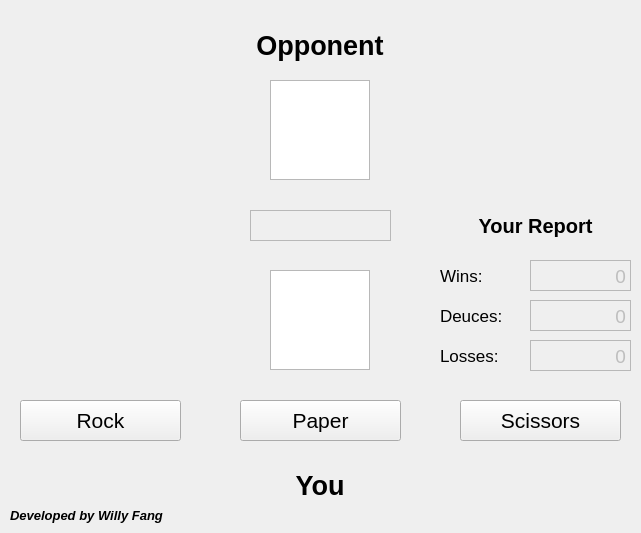
<?xml version="1.0" encoding="UTF-8"?>
<ui version="4.0">
 <class>Rock_Paper_Scissors</class>
 <widget class="QWidget" name="Rock_Paper_Scissors">
  <property name="geometry">
   <rect>
    <x>0</x>
    <y>0</y>
    <width>641</width>
    <height>533</height>
   </rect>
  </property>
  <property name="windowTitle">
   <string>Rock_Paper_Scissors</string>
  </property>
  <property name="layoutDirection">
   <enum>Qt::LeftToRight</enum>
  </property>
  <widget class="QPushButton" name="Rock_Button">
   <property name="enabled">
    <bool>true</bool>
   </property>
   <property name="geometry">
    <rect>
     <x>20</x>
     <y>400</y>
     <width>161</width>
     <height>41</height>
    </rect>
   </property>
   <property name="font">
    <font>
     <family>Arial</family>
     <pointsize>16</pointsize>
     <weight>50</weight>
     <bold>false</bold>
    </font>
   </property>
   <property name="text">
    <string>Rock</string>
   </property>
  </widget>
  <widget class="QLabel" name="Developer_Willy">
   <property name="geometry">
    <rect>
     <x>10</x>
     <y>500</y>
     <width>411</width>
     <height>31</height>
    </rect>
   </property>
   <property name="font">
    <font>
     <family>Arial</family>
     <pointsize>10</pointsize>
     <weight>75</weight>
     <italic>true</italic>
     <bold>true</bold>
    </font>
   </property>
   <property name="text">
    <string>Developed by Willy Fang</string>
   </property>
   <property name="alignment">
    <set>Qt::AlignJustify|Qt::AlignVCenter</set>
   </property>
  </widget>
  <widget class="QLabel" name="Opponent_Text">
   <property name="geometry">
    <rect>
     <x>220</x>
     <y>20</y>
     <width>200</width>
     <height>51</height>
    </rect>
   </property>
   <property name="font">
    <font>
     <family>Arial</family>
     <pointsize>20</pointsize>
     <weight>75</weight>
     <bold>true</bold>
    </font>
   </property>
   <property name="layoutDirection">
    <enum>Qt::LeftToRight</enum>
   </property>
   <property name="text">
    <string>Opponent</string>
   </property>
   <property name="alignment">
    <set>Qt::AlignCenter</set>
   </property>
  </widget>
  <widget class="QGraphicsView" name="You_Image">
   <property name="geometry">
    <rect>
     <x>270</x>
     <y>270</y>
     <width>100</width>
     <height>100</height>
    </rect>
   </property>
   <property name="sizePolicy">
    <sizepolicy hsizetype="Fixed" vsizetype="Fixed">
     <horstretch>0</horstretch>
     <verstretch>0</verstretch>
    </sizepolicy>
   </property>
   <property name="verticalScrollBarPolicy">
    <enum>Qt::ScrollBarAlwaysOff</enum>
   </property>
   <property name="horizontalScrollBarPolicy">
    <enum>Qt::ScrollBarAlwaysOff</enum>
   </property>
  </widget>
  <widget class="QLabel" name="You_Text">
   <property name="geometry">
    <rect>
     <x>220</x>
     <y>460</y>
     <width>200</width>
     <height>51</height>
    </rect>
   </property>
   <property name="font">
    <font>
     <family>Arial</family>
     <pointsize>20</pointsize>
     <weight>75</weight>
     <bold>true</bold>
    </font>
   </property>
   <property name="layoutDirection">
    <enum>Qt::LeftToRight</enum>
   </property>
   <property name="text">
    <string>You</string>
   </property>
   <property name="alignment">
    <set>Qt::AlignCenter</set>
   </property>
  </widget>
  <widget class="QTextEdit" name="Win_Count">
   <property name="enabled">
    <bool>false</bool>
   </property>
   <property name="geometry">
    <rect>
     <x>530</x>
     <y>260</y>
     <width>101</width>
     <height>31</height>
    </rect>
   </property>
   <property name="font">
    <font>
     <family>Arial</family>
     <pointsize>14</pointsize>
     <weight>50</weight>
     <bold>false</bold>
    </font>
   </property>
   <property name="verticalScrollBarPolicy">
    <enum>Qt::ScrollBarAlwaysOff</enum>
   </property>
   <property name="horizontalScrollBarPolicy">
    <enum>Qt::ScrollBarAlwaysOff</enum>
   </property>
   <property name="html">
    <string>&lt;!DOCTYPE HTML PUBLIC &quot;-//W3C//DTD HTML 4.0//EN&quot; &quot;http://www.w3.org/TR/REC-html40/strict.dtd&quot;&gt;
&lt;html&gt;&lt;head&gt;&lt;meta name=&quot;qrichtext&quot; content=&quot;1&quot; /&gt;&lt;style type=&quot;text/css&quot;&gt;
p, li { white-space: pre-wrap; }
&lt;/style&gt;&lt;/head&gt;&lt;body style=&quot; font-family:'Arial'; font-size:14pt; font-weight:400; font-style:normal;&quot;&gt;
&lt;p align=&quot;right&quot; style=&quot; margin-top:0px; margin-bottom:0px; margin-left:0px; margin-right:0px; -qt-block-indent:0; text-indent:0px;&quot;&gt;0&lt;/p&gt;&lt;/body&gt;&lt;/html&gt;</string>
   </property>
  </widget>
  <widget class="QGraphicsView" name="Opponent_Image">
   <property name="geometry">
    <rect>
     <x>270</x>
     <y>80</y>
     <width>100</width>
     <height>100</height>
    </rect>
   </property>
   <property name="sizePolicy">
    <sizepolicy hsizetype="Fixed" vsizetype="Fixed">
     <horstretch>0</horstretch>
     <verstretch>0</verstretch>
    </sizepolicy>
   </property>
   <property name="verticalScrollBarPolicy">
    <enum>Qt::ScrollBarAlwaysOff</enum>
   </property>
   <property name="horizontalScrollBarPolicy">
    <enum>Qt::ScrollBarAlwaysOff</enum>
   </property>
  </widget>
  <widget class="QPushButton" name="Paper_Button">
   <property name="enabled">
    <bool>true</bool>
   </property>
   <property name="geometry">
    <rect>
     <x>240</x>
     <y>400</y>
     <width>161</width>
     <height>41</height>
    </rect>
   </property>
   <property name="font">
    <font>
     <family>Arial</family>
     <pointsize>16</pointsize>
     <weight>50</weight>
     <bold>false</bold>
    </font>
   </property>
   <property name="text">
    <string>Paper</string>
   </property>
  </widget>
  <widget class="QPushButton" name="Scissors_Button">
   <property name="enabled">
    <bool>true</bool>
   </property>
   <property name="geometry">
    <rect>
     <x>460</x>
     <y>400</y>
     <width>161</width>
     <height>41</height>
    </rect>
   </property>
   <property name="font">
    <font>
     <family>Arial</family>
     <pointsize>16</pointsize>
     <weight>50</weight>
     <bold>false</bold>
    </font>
   </property>
   <property name="text">
    <string>Scissors</string>
   </property>
  </widget>
  <widget class="QTextEdit" name="Deuce_Count">
   <property name="enabled">
    <bool>false</bool>
   </property>
   <property name="geometry">
    <rect>
     <x>530</x>
     <y>300</y>
     <width>101</width>
     <height>31</height>
    </rect>
   </property>
   <property name="font">
    <font>
     <family>Arial</family>
     <pointsize>14</pointsize>
     <weight>50</weight>
     <bold>false</bold>
    </font>
   </property>
   <property name="verticalScrollBarPolicy">
    <enum>Qt::ScrollBarAlwaysOff</enum>
   </property>
   <property name="horizontalScrollBarPolicy">
    <enum>Qt::ScrollBarAlwaysOff</enum>
   </property>
   <property name="html">
    <string>&lt;!DOCTYPE HTML PUBLIC &quot;-//W3C//DTD HTML 4.0//EN&quot; &quot;http://www.w3.org/TR/REC-html40/strict.dtd&quot;&gt;
&lt;html&gt;&lt;head&gt;&lt;meta name=&quot;qrichtext&quot; content=&quot;1&quot; /&gt;&lt;style type=&quot;text/css&quot;&gt;
p, li { white-space: pre-wrap; }
&lt;/style&gt;&lt;/head&gt;&lt;body style=&quot; font-family:'Arial'; font-size:14pt; font-weight:400; font-style:normal;&quot;&gt;
&lt;p align=&quot;right&quot; style=&quot; margin-top:0px; margin-bottom:0px; margin-left:0px; margin-right:0px; -qt-block-indent:0; text-indent:0px;&quot;&gt;0&lt;/p&gt;&lt;/body&gt;&lt;/html&gt;</string>
   </property>
  </widget>
  <widget class="QTextEdit" name="Loss_Count">
   <property name="enabled">
    <bool>false</bool>
   </property>
   <property name="geometry">
    <rect>
     <x>530</x>
     <y>340</y>
     <width>101</width>
     <height>31</height>
    </rect>
   </property>
   <property name="font">
    <font>
     <family>Arial</family>
     <pointsize>14</pointsize>
     <weight>50</weight>
     <bold>false</bold>
    </font>
   </property>
   <property name="verticalScrollBarPolicy">
    <enum>Qt::ScrollBarAlwaysOff</enum>
   </property>
   <property name="horizontalScrollBarPolicy">
    <enum>Qt::ScrollBarAlwaysOff</enum>
   </property>
   <property name="html">
    <string>&lt;!DOCTYPE HTML PUBLIC &quot;-//W3C//DTD HTML 4.0//EN&quot; &quot;http://www.w3.org/TR/REC-html40/strict.dtd&quot;&gt;
&lt;html&gt;&lt;head&gt;&lt;meta name=&quot;qrichtext&quot; content=&quot;1&quot; /&gt;&lt;style type=&quot;text/css&quot;&gt;
p, li { white-space: pre-wrap; }
&lt;/style&gt;&lt;/head&gt;&lt;body style=&quot; font-family:'Arial'; font-size:14pt; font-weight:400; font-style:normal;&quot;&gt;
&lt;p align=&quot;right&quot; style=&quot; margin-top:0px; margin-bottom:0px; margin-left:0px; margin-right:0px; -qt-block-indent:0; text-indent:0px;&quot;&gt;0&lt;/p&gt;&lt;/body&gt;&lt;/html&gt;</string>
   </property>
  </widget>
  <widget class="QLabel" name="Win_Count_Text">
   <property name="geometry">
    <rect>
     <x>440</x>
     <y>260</y>
     <width>91</width>
     <height>31</height>
    </rect>
   </property>
   <property name="font">
    <font>
     <family>Arial</family>
     <pointsize>13</pointsize>
     <weight>50</weight>
     <bold>false</bold>
    </font>
   </property>
   <property name="layoutDirection">
    <enum>Qt::LeftToRight</enum>
   </property>
   <property name="text">
    <string>Wins: </string>
   </property>
   <property name="alignment">
    <set>Qt::AlignLeading|Qt::AlignLeft|Qt::AlignVCenter</set>
   </property>
  </widget>
  <widget class="QLabel" name="Deuce_Count_Text">
   <property name="geometry">
    <rect>
     <x>440</x>
     <y>300</y>
     <width>91</width>
     <height>31</height>
    </rect>
   </property>
   <property name="font">
    <font>
     <family>Arial</family>
     <pointsize>13</pointsize>
     <weight>50</weight>
     <bold>false</bold>
    </font>
   </property>
   <property name="layoutDirection">
    <enum>Qt::LeftToRight</enum>
   </property>
   <property name="text">
    <string>Deuces: </string>
   </property>
   <property name="alignment">
    <set>Qt::AlignLeading|Qt::AlignLeft|Qt::AlignVCenter</set>
   </property>
  </widget>
  <widget class="QLabel" name="Loss_Count_Text">
   <property name="geometry">
    <rect>
     <x>440</x>
     <y>340</y>
     <width>91</width>
     <height>31</height>
    </rect>
   </property>
   <property name="font">
    <font>
     <family>Arial</family>
     <pointsize>13</pointsize>
     <weight>50</weight>
     <bold>false</bold>
    </font>
   </property>
   <property name="layoutDirection">
    <enum>Qt::LeftToRight</enum>
   </property>
   <property name="text">
    <string>Losses: </string>
   </property>
   <property name="alignment">
    <set>Qt::AlignLeading|Qt::AlignLeft|Qt::AlignVCenter</set>
   </property>
  </widget>
  <widget class="QLabel" name="Win_Count_Text_2">
   <property name="geometry">
    <rect>
     <x>440</x>
     <y>210</y>
     <width>191</width>
     <height>31</height>
    </rect>
   </property>
   <property name="font">
    <font>
     <family>Arial</family>
     <pointsize>15</pointsize>
     <weight>75</weight>
     <bold>true</bold>
    </font>
   </property>
   <property name="layoutDirection">
    <enum>Qt::LeftToRight</enum>
   </property>
   <property name="text">
    <string>Your Report</string>
   </property>
   <property name="alignment">
    <set>Qt::AlignCenter</set>
   </property>
  </widget>
  <widget class="QTextEdit" name="Game_Result">
   <property name="enabled">
    <bool>false</bool>
   </property>
   <property name="geometry">
    <rect>
     <x>250</x>
     <y>210</y>
     <width>141</width>
     <height>31</height>
    </rect>
   </property>
   <property name="font">
    <font>
     <family>Arial</family>
     <pointsize>14</pointsize>
     <weight>50</weight>
     <bold>false</bold>
    </font>
   </property>
   <property name="verticalScrollBarPolicy">
    <enum>Qt::ScrollBarAlwaysOff</enum>
   </property>
   <property name="horizontalScrollBarPolicy">
    <enum>Qt::ScrollBarAlwaysOff</enum>
   </property>
   <property name="html">
    <string>&lt;!DOCTYPE HTML PUBLIC &quot;-//W3C//DTD HTML 4.0//EN&quot; &quot;http://www.w3.org/TR/REC-html40/strict.dtd&quot;&gt;
&lt;html&gt;&lt;head&gt;&lt;meta name=&quot;qrichtext&quot; content=&quot;1&quot; /&gt;&lt;style type=&quot;text/css&quot;&gt;
p, li { white-space: pre-wrap; }
&lt;/style&gt;&lt;/head&gt;&lt;body style=&quot; font-family:'Arial'; font-size:14pt; font-weight:400; font-style:normal;&quot;&gt;
&lt;p align=&quot;center&quot; style=&quot;-qt-paragraph-type:empty; margin-top:0px; margin-bottom:0px; margin-left:0px; margin-right:0px; -qt-block-indent:0; text-indent:0px;&quot;&gt;&lt;br /&gt;&lt;/p&gt;&lt;/body&gt;&lt;/html&gt;</string>
   </property>
  </widget>
 </widget>
 <resources/>
 <connections/>
</ui>
